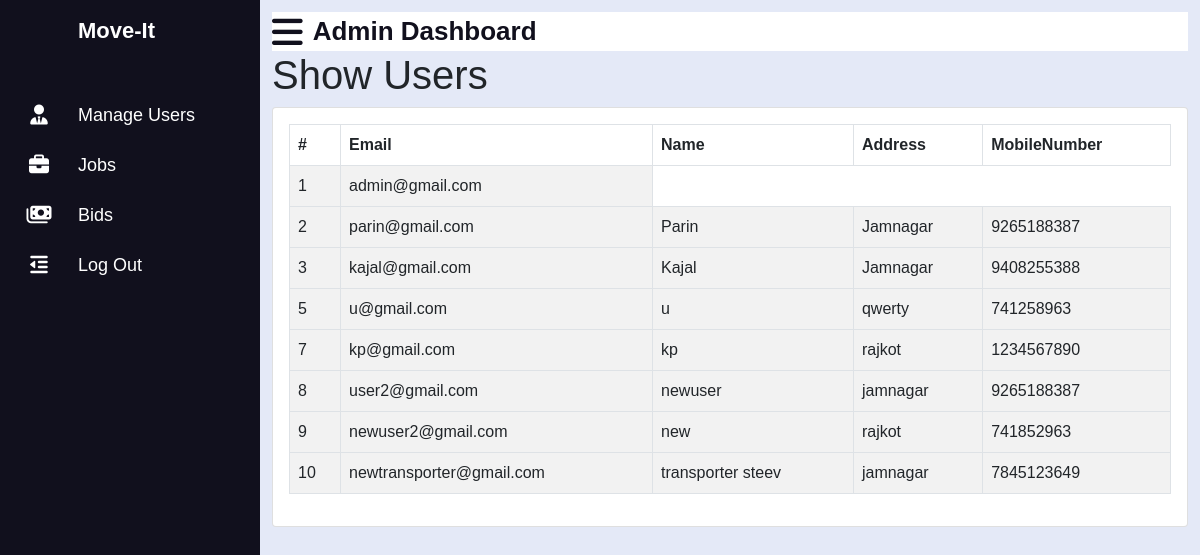
/Admin/admin-dashboard.php (signed in), run on the app's committed database.
### tables this page shows
CREATE TABLE `users` (
  `Id` int(11) NOT NULL,
  `Email` varchar(200) NOT NULL,
  `Password` varchar(200) NOT NULL,
  `Type` varchar(50) NOT NULL
);

CREATE TABLE `profiles` (
  `Id` int(11) NOT NULL,
  `UserId` int(11) NOT NULL,
  `FullName` varchar(200) NOT NULL,
  `Address` text NOT NULL,
  `MobileNumber` varchar(10) NOT NULL
);

### Admin/admin-dashboard.php (the view, shortened to what this page needs)
<?php
$connection = mysqli_connect('localhost', 'root', '', 'moveit');
$sql = "SELECT * FROM users";
$result = $connection->query($sql);
include('./includes/header.php');
?>
<div class="sidebar">
    <div class="logo-details">
        <i class='bx bxl-c-plus-plus'></i>
        <span class="logo_name">Move-It</span>
    </div>
    <ul class="nav-links">
        <li>
            <a href="./admin-dashboard.php" class="link-Dashboard" id="link-dashboard">
                <i class="fa-sharp fa-solid fa-user-tie"></i>
                <span class="link_name">Manage Users</span>
            </a>
        </li>
        <li>
            <a href="./admin-show-job.php" class="link-Myjob" id="link-my-jobs">
                <i class="fa-solid fa-briefcase"></i>
                <span class="link_name">Jobs</span>
            </a>
        </li>
        <li>
            <a href="./admin-show-bids.php" class="link-Myjob" id="link-my-jobs">
            <i class="fa-solid fa-money-bills"></i>
                <span class="link_name">Bids</span>
            </a>
        </li>
        <li>
            <a href="../logout.php">
                <i class="fa-solid fa-outdent"></i>
                <span class="link_name">Log Out</span>
            </a>
        </li>
    </ul>
</div>
<section class="home-section">
    <div class="home-content" style="background-color: white;">
        <i class="fa-sharp fa-solid fa-bars"></i>
        <span class="text">Admin Dashboard</span>
    </div>
    <div>
        <h1>Show Users</h1>
    </div>
    <div class="card">
        <div class="card-body">
            <div class="table-responsive m-t-40">
                <table id="myTable" class="table table-bordered table-striped">
                    <thead>
                        <tr>
                            <th>#</th>
                            <th>Email</th>
                            <th>Name</th>
                            <th>Address</th>
                            <th>MobileNumber</th>
                        </tr>
                    </thead>
                    <?php
                    foreach ($result as $r) {
                        $sql2 = "SELECT * FROM profiles WHERE UserId = '$r[Id]'";
                        $result2 = $connection->query($sql2);
                    ?>
                        <tbody>
                            <tr>
                                <td><?= $r['Id'] ?></td>
                                <td><?= $r['Email'] ?></td>
                                <?php
                                foreach ($result2 as $r2) { ?>
                                    <td><?= $r2['FullName'] ?></td>
                                    <td><?= $r2['Address'] ?></td>
                                    <td><?= $r2['MobileNumber'] ?></td>
                                <?php
                                }
                                ?>
                            </tr>
                        </tbody>
                    <?php
                    }
                    ?>
                </table>
            </div>
        </div>
    </div>
</section>
<?php
include('./includes/footer.php');
?>

### Admin/includes/header.php (shortened to what this page needs)
<!DOCTYPE html>
<html lang="en">
<head>
    <link rel="stylesheet" href="../assets/css/style.css">
    <link rel="stylesheet" href="../assets/css/bootstrap.min.css">
    <link rel="stylesheet" href="../assets/css/all.css">
    <link rel="stylesheet" href="../assets/css/fontawesome.min.css">
    <link rel="stylesheet" href="https://cdnjs.cloudflare.com/ajax/libs/font-awesome/6.1.1/css/all.min.css" />
</head>
<body>

### Admin/includes/footer.php
</body>
</html>

### assets/css/style.css (style rules this page uses)
* { font-family:'Lucida Sans', 'Lucida Sans Regular', 'Lucida Grande', 'Lucida Sans Unicode', Geneva, Verdana, sans-serif; }
body { background-color: #e6e6e6; }
* { margin: 0; padding: 0; box-sizing: border-box; font-family: 'Poppins', sans-serif; }
.sidebar { position: fixed; top: 0; left: 0; height: 100%; width: 260px; background: #11101d; z-index: 100; transition: all 0.5s ease; }
.sidebar .logo-details { height: 60px; width: 100%; display: flex; align-items: center; }
.sidebar .logo-details i { font-size: 30px; color: #fff; height: 50px; min-width: 78px; text-align: center; line-height: 50px; }
.sidebar .logo-details .logo_name { font-size: 22px; color: #fff; font-weight: 600; transition: 0.3s ease; transition-delay: 0.1s; }
.sidebar .nav-links { height: 100%; padding: 30px 0 150px 0; overflow: auto; }
.sidebar .nav-links li { position: relative; list-style: none; transition: all 0.4s ease; }
.sidebar .nav-links li i { height: 50px; min-width: 78px; text-align: center; line-height: 50px; color: #fff; font-size: 20px; cursor: pointer; transition: all 0.3s ease; }
.sidebar .nav-links li a { display: flex; align-items: center; text-decoration: none; }
.sidebar .nav-links li a .link_name { font-size: 18px; font-weight: 400; color: #fff; transition: all 0.4s ease; }
.home-section { position: relative; background: #E4E9F7; height: 100vh; left: 260px; width: calc(100% - 260px); transition: all 0.5s ease; padding: 12px; }
.home-content { display: flex; align-items: center; flex-wrap: wrap; }
.home-section .home-content .fa-bars, .home-section .home-content .text { color: #11101d; font-size: 35px; }
.home-section .home-content .fa-bars { cursor: pointer; margin-right: 10px; }
.home-section .home-content .text { font-size: 26px; font-weight: 600; }

### data on the page
users: Id "1", Email "admin@gmail.com"
users: Id "2", Email "parin@gmail.com"
profiles: FullName "Parin", Address "Jamnagar", MobileNumber "9265188387"
users: Id "3", Email "kajal@gmail.com"
profiles: FullName "Kajal", Address "Jamnagar", MobileNumber "9408255388"
users: Id "5", Email "u@gmail.com"
profiles: FullName "u", Address "qwerty", MobileNumber "741258963"
users: Id "7", Email "kp@gmail.com"
profiles: FullName "kp", Address "rajkot", MobileNumber "1234567890"
users: Id "8", Email "user2@gmail.com"
profiles: FullName "newuser", Address "jamnagar", MobileNumber "9265188387"
users: Id "9", Email "newuser2@gmail.com"
profiles: FullName "new", Address "rajkot", MobileNumber "741852963"
users: Id "10", Email "newtransporter@gmail.com"
profiles: FullName "transporter steev", Address "jamnagar", MobileNumber "7845123649"
